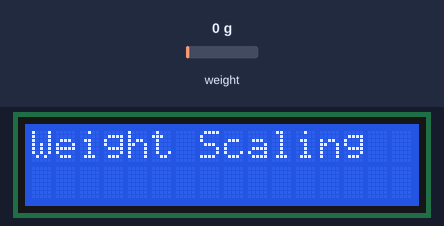
A sketch run on a simulated ESP32. Shown: 16×2 character LCD. The test bench sets the inputs (shaded band); at power-on: weight on the scale 0 g. WiFi joins after 1.5 s; servers stay silent unless stated; what the sketch prints to the serial monitor is not drawn.

Above: at 3.9 s.
At 7.0 s:
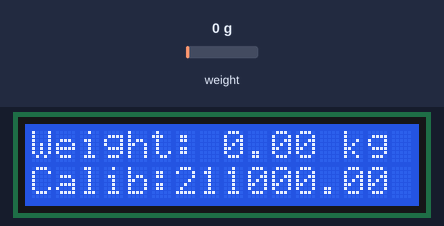
7.1 s: weight on the scale set to 100 g
At 9.1 s:
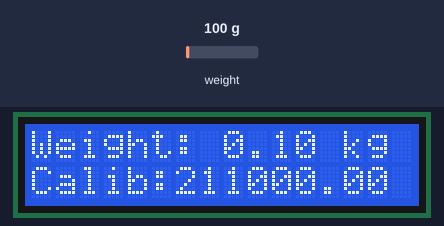
9.4 s: weight on the scale set to 1250 g
At 10.3 s:
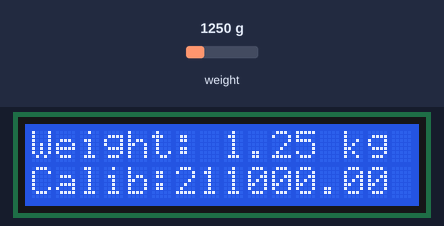
11.2 s: weight on the scale set to 2500 g
At 13.8 s:
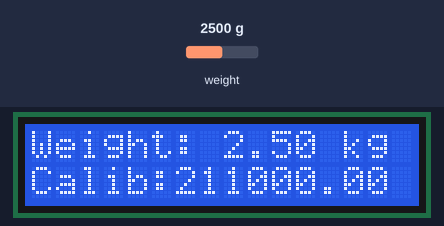
Timing chart, 0 to 15.3 s (numbered marks = the images above; inputs shaded):
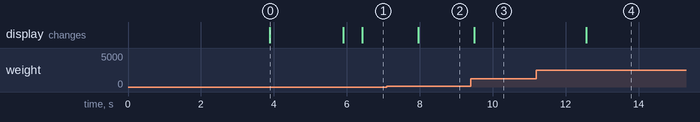

The sketch:

Weight_Scaling.ino
```cpp
#define BLYNK_TEMPLATE_ID "TMPL6XJCsqeeW"
#define BLYNK_TEMPLATE_NAME "Weight scaling"
#define BLYNK_AUTH_TOKEN "W4nM2V4EAeMRtWw2q3MatKv41R3WfKwW"

#include <Wire.h>
#include <WiFi.h>
#include <WiFiClient.h>
#include <BlynkSimpleEsp32.h>
#include "HX711.h"
#include <LiquidCrystal_I2C.h>

#define DOUT  16
#define CLK   4
HX711 scale;  // Initialize the HX711 object without arguments

// LCD Setup (I2C address, columns, rows)
LiquidCrystal_I2C lcd(0x27, 16, 2);  // 0x27 is the typical I2C address for 16x2 LCD

// Comment this out to disable prints and save space
#define BLYNK_PRINT Serial
char auth[] = BLYNK_AUTH_TOKEN;

// Your WiFi credentials.
// Set password to "" for open networks.
char ssid[] = "TP-Link_9A5A";
char pass[] = "45571107";

float weight;
float calibration_factor = 211000; // for me this value works just perfect 211000

void setup() {
  // Set up serial monitor
  Serial.begin(115200);
  Serial.println("HX711 calibration sketch");
  Serial.println("Remove all weight from scale");
  Serial.println("After readings begin, place known weight on scale");
  Serial.println("Press + or a to increase calibration factor");
  Serial.println("Press - or z to decrease calibration factor");

  // Initialize HX711 with DOUT and CLK pins
  scale.begin(DOUT, CLK);

  scale.set_scale();  // Set scale with no factor yet
  scale.tare();       // Reset the scale to 0
  long zero_factor = scale.read_average();  // Get a baseline reading
  Serial.print("Zero factor: ");
  Serial.println(zero_factor);

  // Connect to Blynk
  Blynk.begin(auth, ssid, pass);

  // Initialize the LCD
  Wire.begin(21, 22);
  lcd.begin(16, 2);
  lcd.backlight();  // Turn on the LCD backlight
  lcd.setCursor(0, 0);
  lcd.print("Weight Scaling");  // Welcome message
  delay(2000);  // Display the message for 2 seconds
  lcd.clear();
}

void loop() {
  Blynk.run();
  measureweight();
}

void measureweight(){
 scale.set_scale(calibration_factor); // Adjust to this calibration factor
  Serial.print("Reading: ");
  weight = scale.get_units(5);
  if(weight < 0) {
    weight = 0.00;
  }

  Serial.print("Kilogram: ");
  Serial.print(weight);
  Serial.print(" Kg");
  Serial.print(" calibration_factor: ");
  Serial.print(calibration_factor);
  Serial.println();

  // Send weight to Blynk
  Blynk.virtualWrite(V0, weight);
  Blynk.virtualWrite(V1, weight);

  // Display the weight on the LCD
  lcd.clear();
  lcd.setCursor(0, 0);  // Set the cursor to the first column, first row
  lcd.print("Weight:");  // Label
  lcd.setCursor(8, 0);   // Set the cursor to the 9th column, first row
  lcd.print(weight, 2);  // Print weight with 2 decimal places
  lcd.print(" kg");

  lcd.setCursor(0, 1);   // Second row
  lcd.print("Calib:");
  lcd.print(calibration_factor);  // Display calibration factor for reference

  // Delay before repeating measurement
  delay(1000);  // Update every second
}
```

Measured:
- after the input at 7.1 s, the display: changes after 0.86 s (image 2)
- after the input at 9.4 s, the display: changes after 0.09 s (image 3)
- after the input at 11.2 s, the display: changes after 1.4 s (image 4)
- what the display in image 0 shows lasts 2.0 s, from 3.9 s to 5.9 s
